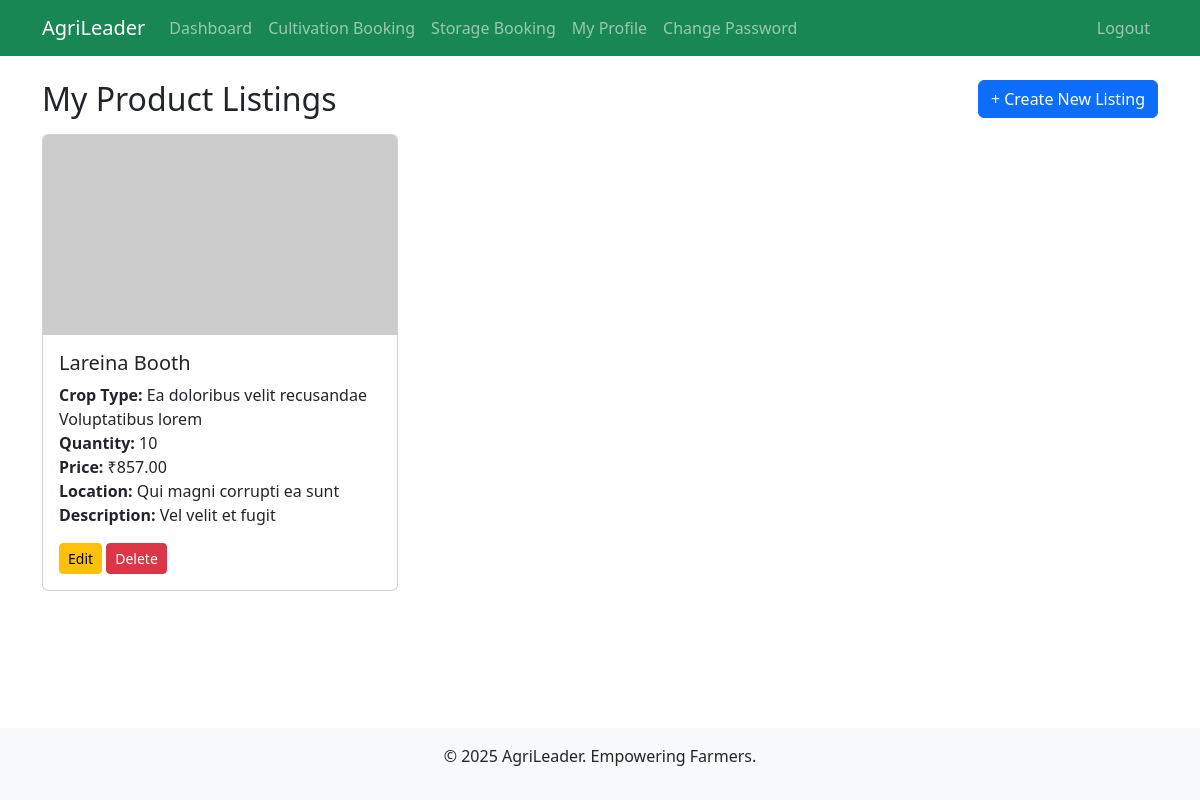
/farmer/marketplace-sell/ (signed in), run on an earlier commit of the app's database.
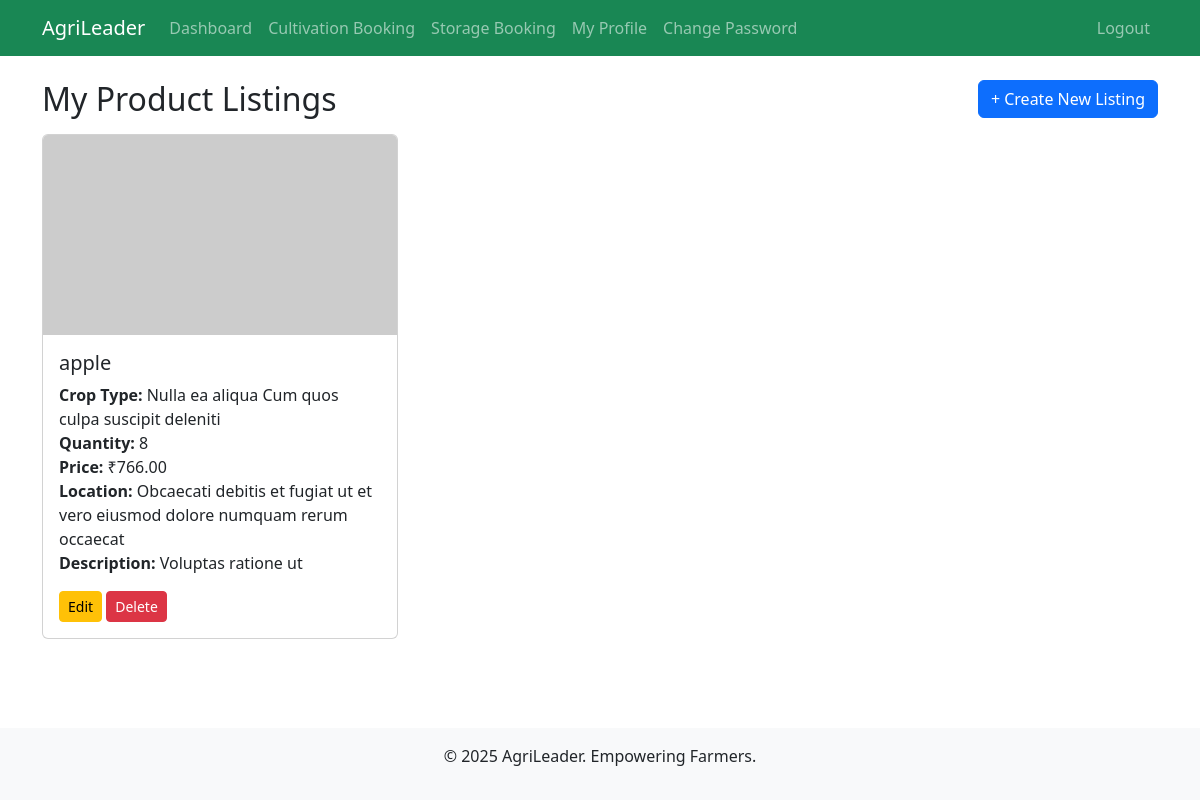
And on a later commit of the database.
### farmer/models.py (models this page shows, shortened)
class ProductListing(models.Model):
    user = models.ForeignKey(CustomUser, on_delete=models.CASCADE, limit_choices_to={'role': 'farmer'})
    name = models.CharField(max_length=100)
    description = models.TextField()
    quantity = models.PositiveIntegerField()
    price = models.DecimalField(max_digits=10, decimal_places=2, validators=[MinValueValidator(0)])
    crop_type = models.CharField(max_length=50)
    location = models.CharField(max_length=200)  # Geo-suggested
    image = models.ImageField(upload_to='listings/', blank=True)
    bid_start_time = models.DateTimeField(default=timezone.now)
    bid_end_time = models.DateTimeField(null=True, blank=True)
    is_active = models.BooleanField(default=True)
    created_at = models.DateTimeField(auto_now_add=True)

### farmer/views.py (the view)
    def wrapper(request, *args, **kwargs):
        if not request.user.is_authenticated or request.user.role != 'farmer':
            messages.warning(request, 'No permission to access this page.')
            return redirect('accounts:home')
        return view_func(request, *args, **kwargs)

### farmer/views.py (called while the page is built)
def farmer_required(view_func):
    def wrapper(request, *args, **kwargs):
        if not request.user.is_authenticated or request.user.role != 'farmer':
            messages.warning(request, 'No permission to access this page.')
            return redirect('accounts:home')
        return view_func(request, *args, **kwargs)
    return wrapper

@login_required
@farmer_required
def marketplace_sell(request):
    listings = ProductListing.objects.filter(user=request.user, is_active=True)
    paginator = Paginator(listings, 10)
    page_number = request.GET.get('page')
    listings_paginated = paginator.get_page(page_number)
    return render(request, 'farmer/marketplace_sell.html', {'listings': listings_paginated})

### farmer/templates/farmer/marketplace_sell.html (shortened to what this page needs)
{% extends 'accounts/base.html' %}
{% block content %}
<div class="d-flex justify-content-between align-items-center mb-3">
    <h2 class="mb-0">My Product Listings</h2>
    <a href="{% url 'farmer:create_listing' %}" class="btn btn-primary">
        + Create New Listing
    </a>
</div>
<div class="row">
    {% for listing in listings %}
    <div class="col-md-4 mb-4">
        <div class="card h-100">
            {% if listing.image %}
                <img src="{{ listing.image.url }}" class="card-img-top" alt="{{ listing.name }}" style="height: 200px; object-fit: cover;">
            {% else %}
                <img src="https://via.placeholder.com/150" class="card-img-top" alt="No image" style="height: 200px; object-fit: cover;">
            {% endif %}
            <div class="card-body">
                <h5 class="card-title">{{ listing.name }}</h5>
                <p class="card-text">
                    <strong>Crop Type:</strong> {{ listing.crop_type }}<br>
                    <strong>Quantity:</strong> {{ listing.quantity }}<br>
                    <strong>Price:</strong> ₹{{ listing.price }}<br>
                    <strong>Location:</strong> {{ listing.location }}<br>
                    {% if listing.description %}
                        <strong>Description:</strong> {{ listing.description|truncatewords:20 }}<br>
                    {% endif %}
                </p>
                <div class="card-actions">
                    <a href="{% url 'farmer:edit_listing' listing.id %}" class="btn btn-sm btn-warning">Edit</a>
                    <a href="{% url 'farmer:delete_listing' listing.id %}" class="btn btn-sm btn-danger" onclick="return confirm('Delete?')">Delete</a>
                </div>
            </div>
        </div>
    </div>
    {% empty %}
    <div class="col-12">
        <p>No listings available.</p>
    </div>
    {% endfor %}
</div>
{% endblock %}

### accounts/templates/accounts/base.html (shortened to what this page needs)
<!DOCTYPE html>
<html lang="en">
<head>
    <link href="https://cdn.jsdelivr.net/npm/bootstrap@5.3.0/dist/css/bootstrap.min.css" rel="stylesheet">
    {% load crispy_forms_tags %}
</head>
<body class="d-flex flex-column min-vh-100">
    <nav class="navbar navbar-expand-lg navbar-dark bg-success">
        <div class="container">
            <a class="navbar-brand" href="{% url 'accounts:home' %}">AgriLeader</a>
            <div class="collapse navbar-collapse" id="navbarNav">
                <ul class="navbar-nav me-auto">
                    {% if user.is_authenticated %}
                        {% if user.role == 'farmer' %}
                            <li class="nav-item"><a class="nav-link" href="{% url 'farmer:dashboard' %}">Dashboard</a></li>
                            <li class="nav-item"><a class="nav-link" href="{% url 'farmer:cultivation_slots' %}">Cultivation Booking</a></li>
                            <li class="nav-item"><a class="nav-link" href="{% url 'farmer:storage_slots' %}">Storage Booking</a></li>
                            <li class="nav-item"><a class="nav-link" href="{% url 'accounts:profile' %}">My Profile</a></li>
                            <li class="nav-item"><a class="nav-link" href="{% url 'accounts:change_password' %}">Change Password</a></li>
                        {% elif user.role == 'admin' %}
                            <li class="nav-item"><a class="nav-link" href="{% url 'adminpanel:dashboard' %}">Dashboard</a></li>
                            <li class="nav-item"><a class="nav-link" href="{% url 'analytics:admin_reports' %}">Analytics</a></li>
                        {% endif %}
                    {% endif %}
                </ul>
                <ul class="navbar-nav">
                    {% if user.is_authenticated %}
                        <li class="nav-item"><a class="nav-link" href="{% url 'accounts:logout' %}">Logout</a></li>
                    {% else %}
                        <li class="nav-item"><a class="nav-link" href="{% url 'accounts:login' %}">Login</a></li>
                        <li class="nav-item"><a class="nav-link" href="{% url 'accounts:register' %}">Register</a></li>
                    {% endif %}
                </ul>
            </div>
        </div>
    </nav>
    <main class="container my-4 flex-grow-1">
        {% block content %}{% endblock %}
    </main>
    <footer class="bg-light text-center py-3 mt-auto">
        <p>&copy; 2025 AgriLeader. Empowering Farmers.</p>
    </footer>
</body>
</html>

What changed in the data, as far as the page shows it:
removed ProductListing: name "Lareina Booth", crop_type "Ea doloribus velit recusandae Voluptatibus lorem", quantity "10", price "857.00", location "Qui magni corrupti ea sunt", description "Vel velit et fugit"
added ProductListing: name "apple", crop_type "Nulla ea aliqua Cum quos culpa suscipit deleniti", quantity "8", price "766.00", location "Obcaecati debitis et fugiat ut et vero eiusmod dolore numquam rerum occaecat", description "Voluptas ratione ut"
